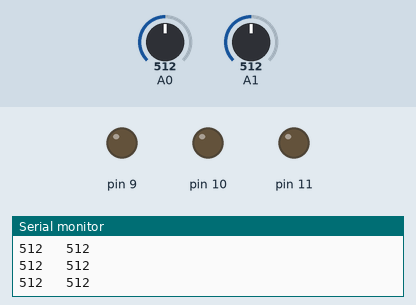
The sketch below on a simulated Arduino Uno, built with avr-gcc and run on an emulated ATmega328P. Parts: output pins drawn as LEDs (lit = HIGH), the last lines printed to the serial monitor. The test bench sets the inputs (shaded band); at power-on: A0 = 512, A1 = 512.

Above: at 1.2 s.
1.3 s: A0 set to 461
4.3 s: A0 set to 437
At 5.5 s:
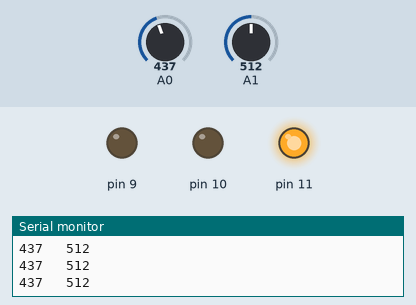
5.8 s: A0 set to 491
7.3 s: A0 set to 519
At 7.8 s:
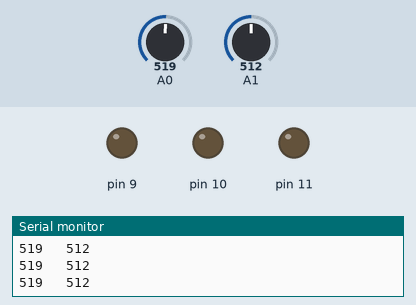
8.8 s: A0 set to 590
10.3 s: A0 set to 614
At 11.2 s:
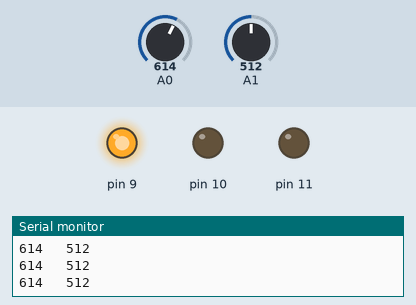
Timing chart, 0 to 12.8 s (numbered marks = the images above; inputs shaded):
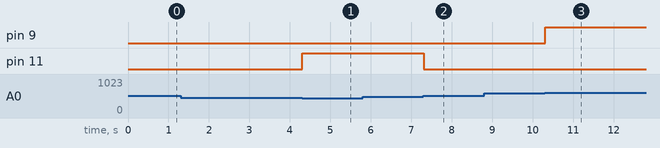

The sketch:

joystick2.ino
```cpp
int x;
int y;
void setup() {

  pinMode(9,OUTPUT);
  pinMode(10,OUTPUT);
  pinMode(11,OUTPUT);
  analogRead(x);
  analogRead(y);
  analogRead(A0);
  analogRead(A1);
  Serial.begin(9600);

}

void loop() {

Serial.print(x);
Serial.print("   ");
Serial.println(y);
x = analogRead(A0);
y = analogRead(A1);

if(x > 500 && x < 600)
{
  digitalWrite(9,0);
  digitalWrite(10,0);
  digitalWrite(11,0);
}
else if(x > 600)
{
  digitalWrite(9,1);
  digitalWrite(10,0);
  digitalWrite(11,0);
}
else if(x < 450)
{
    digitalWrite(9,0);
    digitalWrite(10,0);
   digitalWrite(11,1);
}


}
```

Measured:
- the behaviour switches between 450 and 449 on A0 (found by bisection; images 0 and 1)
- the behaviour switches between 500 and 501 on A0 (found by bisection; images 1 and 2)
- the behaviour switches between 600 and 601 on A0 (found by bisection; images 2 and 3)
- after the input at 4.3 s, pin 11: LOW → HIGH at once
- after the input at 7.3 s, pin 11: HIGH → LOW at once
- after the input at 10.3 s, pin 9: LOW → HIGH at once
